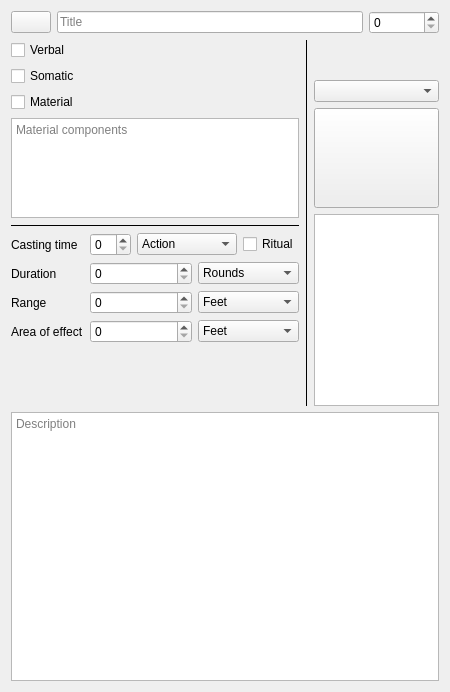
<?xml version="1.0" encoding="UTF-8"?>
<ui version="4.0">
 <class>SpellEditWidget</class>
 <widget class="QWidget" name="SpellEditWidget">
  <property name="geometry">
   <rect>
    <x>0</x>
    <y>0</y>
    <width>450</width>
    <height>692</height>
   </rect>
  </property>
  <property name="maximumSize">
   <size>
    <width>450</width>
    <height>700</height>
   </size>
  </property>
  <property name="windowTitle">
   <string>SpellEditWidget</string>
  </property>
  <layout class="QVBoxLayout" name="verticalLayout_3">
   <item>
    <layout class="QHBoxLayout" name="horizontalLayout_2">
     <item>
      <widget class="QPushButton" name="iconButton">
       <property name="text">
        <string/>
       </property>
       <property name="icon">
        <iconset resource="../static/app_resources.qrc">
         <normaloff>:/charSheet/shortrest.svg</normaloff>:/charSheet/shortrest.svg</iconset>
       </property>
      </widget>
     </item>
     <item>
      <widget class="QLineEdit" name="titleEdit">
       <property name="placeholderText">
        <string>Title</string>
       </property>
      </widget>
     </item>
     <item>
      <widget class="QSpinBox" name="levelBox">
       <property name="minimumSize">
        <size>
         <width>70</width>
         <height>0</height>
        </size>
       </property>
      </widget>
     </item>
    </layout>
   </item>
   <item>
    <layout class="QHBoxLayout" name="horizontalLayout">
     <item>
      <layout class="QVBoxLayout" name="verticalLayout_2">
       <item>
        <widget class="QCheckBox" name="verbalCheckBox">
         <property name="text">
          <string>Verbal</string>
         </property>
        </widget>
       </item>
       <item>
        <widget class="QCheckBox" name="somaticCheckBox">
         <property name="text">
          <string>Somatic</string>
         </property>
        </widget>
       </item>
       <item>
        <widget class="QCheckBox" name="materialCheckBox">
         <property name="text">
          <string>Material</string>
         </property>
        </widget>
       </item>
       <item>
        <widget class="QTextEdit" name="materialList">
         <property name="maximumSize">
          <size>
           <width>300</width>
           <height>100</height>
          </size>
         </property>
         <property name="placeholderText">
          <string>Material components</string>
         </property>
        </widget>
       </item>
       <item>
        <widget class="Line" name="line">
         <property name="frameShadow">
          <enum>QFrame::Plain</enum>
         </property>
         <property name="orientation">
          <enum>Qt::Horizontal</enum>
         </property>
        </widget>
       </item>
       <item>
        <layout class="QFormLayout" name="formLayout">
         <item row="0" column="0">
          <widget class="QLabel" name="timeLabel">
           <property name="text">
            <string>Casting time</string>
           </property>
          </widget>
         </item>
         <item row="0" column="1">
          <layout class="QHBoxLayout" name="horizontalLayout_4">
           <item>
            <widget class="QSpinBox" name="castingTimeBox"/>
           </item>
           <item>
            <widget class="QComboBox" name="castingUnitsBox">
             <property name="maxCount">
              <number>20</number>
             </property>
             <item>
              <property name="text">
               <string>Action</string>
              </property>
             </item>
             <item>
              <property name="text">
               <string>Reaction</string>
              </property>
             </item>
             <item>
              <property name="text">
               <string>Bonus action</string>
              </property>
             </item>
             <item>
              <property name="text">
               <string>Minutes</string>
              </property>
             </item>
             <item>
              <property name="text">
               <string>Hours</string>
              </property>
             </item>
            </widget>
           </item>
           <item>
            <widget class="QCheckBox" name="ritualCheckBox">
             <property name="text">
              <string>Ritual</string>
             </property>
            </widget>
           </item>
          </layout>
         </item>
         <item row="1" column="0">
          <widget class="QLabel" name="durationLabel">
           <property name="text">
            <string>Duration</string>
           </property>
          </widget>
         </item>
         <item row="2" column="0">
          <widget class="QLabel" name="rangeLabel">
           <property name="text">
            <string>Range</string>
           </property>
          </widget>
         </item>
         <item row="3" column="0">
          <widget class="QLabel" name="aoeLabel">
           <property name="text">
            <string>Area of effect</string>
           </property>
          </widget>
         </item>
         <item row="1" column="1">
          <layout class="QHBoxLayout" name="horizontalLayout_5">
           <item>
            <widget class="QSpinBox" name="durationBox"/>
           </item>
           <item>
            <widget class="QComboBox" name="durationUnitsBox">
             <property name="currentIndex">
              <number>0</number>
             </property>
             <property name="maxCount">
              <number>20</number>
             </property>
             <item>
              <property name="text">
               <string>Rounds</string>
              </property>
             </item>
             <item>
              <property name="text">
               <string>Minutes</string>
              </property>
             </item>
             <item>
              <property name="text">
               <string>Hours</string>
              </property>
             </item>
             <item>
              <property name="text">
               <string>Days</string>
              </property>
             </item>
             <item>
              <property name="text">
               <string>Years</string>
              </property>
             </item>
             <item>
              <property name="text">
               <string>Permanent</string>
              </property>
             </item>
            </widget>
           </item>
          </layout>
         </item>
         <item row="2" column="1">
          <layout class="QHBoxLayout" name="horizontalLayout_6">
           <item>
            <widget class="QSpinBox" name="rangeBox"/>
           </item>
           <item>
            <widget class="QComboBox" name="rangeUnitsBox">
             <property name="maxCount">
              <number>10</number>
             </property>
             <item>
              <property name="text">
               <string>Feet</string>
              </property>
             </item>
             <item>
              <property name="text">
               <string>Miles</string>
              </property>
             </item>
            </widget>
           </item>
          </layout>
         </item>
         <item row="3" column="1">
          <layout class="QHBoxLayout" name="horizontalLayout_7">
           <item>
            <widget class="QSpinBox" name="aoeBox"/>
           </item>
           <item>
            <widget class="QComboBox" name="aoeUnitsBox">
             <property name="maxCount">
              <number>10</number>
             </property>
             <item>
              <property name="text">
               <string>Feet</string>
              </property>
             </item>
             <item>
              <property name="text">
               <string>Miles</string>
              </property>
             </item>
            </widget>
           </item>
          </layout>
         </item>
        </layout>
       </item>
      </layout>
     </item>
     <item>
      <widget class="Line" name="line_2">
       <property name="frameShadow">
        <enum>QFrame::Plain</enum>
       </property>
       <property name="orientation">
        <enum>Qt::Vertical</enum>
       </property>
      </widget>
     </item>
     <item>
      <layout class="QVBoxLayout" name="verticalLayout">
       <item>
        <spacer name="verticalSpacer">
         <property name="orientation">
          <enum>Qt::Vertical</enum>
         </property>
         <property name="sizeHint" stdset="0">
          <size>
           <width>20</width>
           <height>40</height>
          </size>
         </property>
        </spacer>
       </item>
       <item>
        <widget class="QComboBox" name="shapeComboBox">
         <property name="maxCount">
          <number>20</number>
         </property>
        </widget>
       </item>
       <item>
        <widget class="QPushButton" name="textureButton">
         <property name="minimumSize">
          <size>
           <width>100</width>
           <height>100</height>
          </size>
         </property>
         <property name="text">
          <string/>
         </property>
         <property name="icon">
          <iconset>
           <normaloff>../textures/fire.png</normaloff>../textures/fire.png</iconset>
         </property>
         <property name="iconSize">
          <size>
           <width>100</width>
           <height>100</height>
          </size>
         </property>
        </widget>
       </item>
       <item>
        <widget class="SpellShapePreview" name="preview">
         <property name="frameShadow">
          <enum>QFrame::Plain</enum>
         </property>
         <property name="verticalScrollBarPolicy">
          <enum>Qt::ScrollBarAsNeeded</enum>
         </property>
         <property name="horizontalScrollBarPolicy">
          <enum>Qt::ScrollBarAlwaysOff</enum>
         </property>
         <property name="interactive">
          <bool>false</bool>
         </property>
        </widget>
       </item>
      </layout>
     </item>
    </layout>
   </item>
   <item>
    <widget class="RollTextBrowser" name="descriptionEdit">
     <property name="placeholderText">
      <string>Description</string>
     </property>
    </widget>
   </item>
  </layout>
 </widget>
 <customwidgets>
  <customwidget>
   <class>RollTextBrowser</class>
   <extends>QTextBrowser</extends>
   <header location="global">../bestiary-widget/rolltextbrowser.h</header>
  </customwidget>
  <customwidget>
   <class>SpellShapePreview</class>
   <extends>QGraphicsView</extends>
   <header location="global">../spellShape/spellshapepreview.h</header>
  </customwidget>
 </customwidgets>
 <resources>
  <include location="../static/app_resources.qrc"/>
 </resources>
 <connections/>
</ui>
